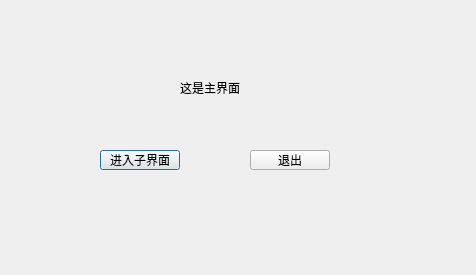
<?xml version="1.0" encoding="UTF-8"?>
<ui version="4.0">
 <class>Dialog</class>
 <widget class="QDialog" name="Dialog">
  <property name="geometry">
   <rect>
    <x>0</x>
    <y>0</y>
    <width>476</width>
    <height>275</height>
   </rect>
  </property>
  <property name="windowTitle">
   <string>Dialog</string>
  </property>
  <widget class="QLabel" name="label">
   <property name="geometry">
    <rect>
     <x>180</x>
     <y>80</y>
     <width>101</width>
     <height>16</height>
    </rect>
   </property>
   <property name="text">
    <string>这是主界面</string>
   </property>
  </widget>
  <widget class="QPushButton" name="pushButton">
   <property name="geometry">
    <rect>
     <x>100</x>
     <y>150</y>
     <width>80</width>
     <height>20</height>
    </rect>
   </property>
   <property name="text">
    <string>进入子界面</string>
   </property>
  </widget>
  <widget class="QPushButton" name="pushButton_2">
   <property name="geometry">
    <rect>
     <x>250</x>
     <y>150</y>
     <width>80</width>
     <height>20</height>
    </rect>
   </property>
   <property name="text">
    <string>退出</string>
   </property>
  </widget>
 </widget>
 <resources/>
 <connections/>
</ui>
